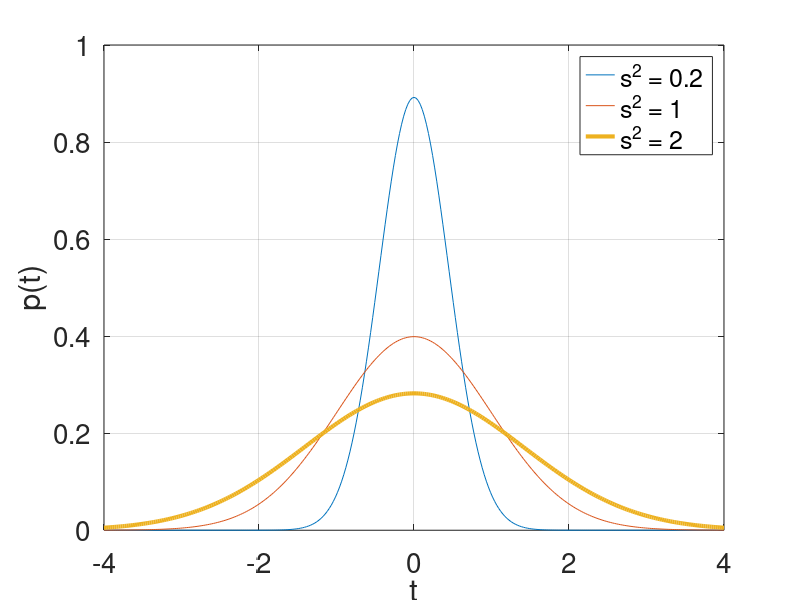

MATLAB code to generate this figure: (Note: this script raises an error after producing the figure.)
%% Plots_1D.m
% This script generates and saves the plots used in the one-dimensional
% experiments. The plots are saved as .eps files in the Figures folder.
%
% Companion files: testFunction.m, GaussianBlur_1D.m, convPeriodic_1D.m
% 
%% Gaussian Distributions
% This section generates one plot called GaussianDistributions.eps showing
% three Gaussian distributions centered at the origin for different 
% variances.

clear

t = linspace(-4,4,301);
s2 = [1/5,1,2]; % Variances
f = @(t,s2) (1/sqrt(2*pi*s2))*exp(-(t.^2)/(2*s2));   % Gaussian PDF

figure('units','normalized','outerposition',[0 0 1 1])

plot(t,f(t,s2(1)),t,f(t,s2(2)),t,f(t,s2(3)),'Linewidth',3)
grid on
legend({['s^2 = ' num2str(s2(1))],['s^2 = ' num2str(s2(2))],...
    ['s^2 = ' num2str(s2(3))]},'Location','Northeast')
axis([t(1) t(end) 0 1])
xlabel('t')
ylabel('p(t)')
set(gca,'Fontsize',20)
% print('Figures\GaussianDistributions','-depsc')

%% Comparison of Gaussian PSF spectra
% This section generates one plot illustrating the relationship between the
% width of Gaussian PSF's and their spectra.

width = [50, 100, 200];
H = zeros(length(width),N);
H_tilde = H;
for j = 1:length(width)
    [~,H(j,:)] = GaussianBlur_1D(t,f,width(j));
    H_tilde(j,:) = sort(abs(fftshift(fft(H(j,:)))),'descend');
end

figure('units','normalized','outerposition',[0 0 1 1])
subplot(1,2,1)
plot(repmat(t,length(width),1)',H','Linewidth',1.5)
subplot(1,2,2)
semilogy(repmat(1:N,length(width),1)',(H_tilde(:,1:N))','--',...
    'Linewidth',2)
legend({'Width = 50','Width = 100','Width = 200'})

%% Law of Large Numbers
% This sections generates one plot called LLN_Plot.eps showing the effect
% of vector length on sample variance. This plot demonstrates the Law of
% Large Numbers.

clear

seed = RandStream('mt19937ar','Seed',53);   % Generate random seed
M = 2.^(4:12); % Downsampling resolutions
r = 4096; % Effective numerical rank (2^12)
N = 4096; % Number of points in the finest sampling 
t = linspace(0,1,N+1);
t = t(1:end-1); % Equispaced N-point discretization of the interval [0,1]

% Three test functions:
f1 = testFunction('1D',1);
f2 = testFunction('1D',2);
f3 = testFunction('1D',3);

% Construction of blurred functions g:
width = 50;
[g1,h1] = GaussianBlur_1D(t,f1,width);
[g2,h2] = GaussianBlur_1D(t,f2,width);
[g3,h3] = GaussianBlur_1D(t,f3,width);

SNR = 5;   % Signal-to-noise ratio (SNR)
R = 100; % Number of noise realizations

v1 = (norm(g1)^2)/(N*10^(SNR/10));  % v = variance for specific SNR
noise1 = sqrt(v1)*seed.randn(R,N);  % Creation of noise
v2 = (norm(g2)^2)/(N*10^(SNR/10));  
noise2 = sqrt(v2)*seed.randn(R,N);  
v3 = (norm(g3)^2)/(N*10^(SNR/10));  
noise3 = sqrt(v3)*seed.randn(R,N);  

% Vectors for sample variances:
sv1 = var(noise1,0,2);
sv2 = var(noise2,0,2);
sv3 = var(noise3,0,2);

% Initialization of storage vectors for means of sample variances:
means1 = zeros(R,1);
means2 = means1;
means3 = means1;

% Calculation of means of sample variances:
for j = 1:R
   means1(j) = mean(sv1(1:j));
   means2(j) = mean(sv2(1:j)); 
   means3(j) = mean(sv3(1:j)); 
end

figure('units','normalized','outerposition',[0 0 1 1])

subplot(3,1,1)
plot(1:R,means1,'Linewidth',2)
hold on
axis manual
line = plot(1:R,v1*ones(1,R),'r--','Linewidth',2);
legend(line,['s^2 = ' num2str(v1)],'Location','East')
title('Result for test function #1')
set(gca,'Fontsize',20)

subplot(3,1,2)
plot(1:R,means2,'Linewidth',2)
hold on
axis manual
line = plot(1:R,v2*ones(1,R),'r--','Linewidth',2);
legend(line,['s^2 = ' num2str(v2)],'Location','East')
title('Result for test function #2')
set(gca,'Fontsize',20)

subplot(3,1,3)
plot(1:R,means3,'Linewidth',2)
hold on
axis manual
line = plot(1:R,v3*ones(1,R),'r--','Linewidth',2);
legend(line,['s^2 = ' num2str(v3)],'Location','East')
title('Result for test function #3')
set(gca,'Fontsize',20)

% print('Figures\LLN_Plot','-depsc')

%% Plot functions/data for first noise realization
% This section generates one plot showing the functions (f and g pertaining
% to a given test function) and data (gtilde) for one noise realization.
% The functions/data are loaded in from a workspace generated in
% Experiment_1D.m. The filename of the resulting plot has the form 
% TF(TFnum)wNoise_SNR(SNR)_width(width).eps.

% If the workspace is not loaded yet, load workspace:
% load Experiment_1D.m

y_scale = [-1.5 1.5];
        
figure('units','normalized','outerposition',[0 0 1 1])
plot(t,f,'b',t,g,'m','LineWidth',2)
hold on
plot(t,g_noise,'k.','LineWidth',0.25)
grid on
xlabel('t')
ylim(y_scale)
set(gca,'Fontsize',14)
legend({['Test function #' num2str(TFnum)],'g','g with noise'},...
    'FontSize',18)
% saveas(gcf,['TF' num2str(TFnum) 'wNoise_SNR' num2str(SNR)...
%     '_width' num2str(width) '.eps'],'epsc')

%% Plot of Lambdas and Relative Errors
% This section generates one plot consisting of two box plots. The first
% box plot shows the lambdas obtained by applying the downsampling 
% parameter selection method. The second box plot shows the relative errors
% between the test function and the regularized solutions across 
% downsampling resolutions. 

% If the workspace is not loaded yet, load workspace:
% load Experiment_1D.m

figure('units','normalized','outerposition',[0 0 1 1])  % Full screen
subplot(1,2,1)
boxplot(upre_lambda,M)
xlabel('n')
ylabel('Lambda')
set(gca, 'FontSize',12)
subplot(1,2,2)
boxplot(upre_err,M)
xlabel('n')
ylabel('Relative error')
set(gca,'FontSize',12)
% saveas(gcf,['TF' num2str(caseno) '_BothBoxes_SNR' num2str(SNR) '_radius'...
%     num2str(radius) '_R' num2str(R) '.eps'],'epsc')   % Save file

%% Plot of Lambdas
% This section generates one box plot of the lambdas obtained by applying 
% the downsampling parameter selection method.

% If the workspace is not loaded yet, load workspace:
% load Experiment_1D.m

figure('units','normalized','outerposition',[0 0 1 1])
boxplot(upre_lambda,M)
% title(['UPRE lambdas across resolutions (' num2str(R)...
%     ' realizations)'],'Fontsize',24)
xlabel('Downsampling resolutions (n)')
ylabel('Lambda')
set(gca, 'FontSize',12)
% saveas(gcf,['TF' num2str(caseno) '_Lambdas_SNR' num2str(SNR) '_radius'...
%     num2str(radius) '_R' num2str(R) '.eps'],'epsc')   % Save file

%% Plot of Errors
% This section generates one box plot of the relative errors between the
% test function and the regularized solutions across downsampling
% resolutions.

% If the workspace is not loaded yet, load workspace:
% load Experiment_1D.m

figure('units','normalized','outerposition',[0 0 1 1])
boxplot(upre_err,M)
% title(['Relative erros across resolutions (' num2str(R)...
%     ' realizations)'],'Fontsize',24)
xlabel('Downsampling resolutions (n)')
ylabel('Relative error')
set(gca,'FontSize',12)
% saveas(gcf,['TF' num2str(caseno) '_RelErrors_SNR' num2str(SNR) '_radius'...
%     num2str(radius) '_R' num2str(R) '.eps'],'epsc')   % Save file

%% Plot of Regularized Solutions
% This section generates one plot of the regularized solutions obtained by
% applying the downsampling parameter selection method.

% If the workspace is not loaded yet, load workspace:
% load Experiment_1D.m

figure('units','normalized','outerposition',[0 0 1 1])
plot(repmat(t,length(M),1)',upre_regf','-')   % Transpose for the sake of plotting
hold on
plot(t,f,'k','Linewidth',1.5)   % Original function f
% title(['Regularized solutions across resolutions using the UPRE method (radius = '...
%             num2str(radius) ', SNR = ' num2str(SNR) ')'],'FontSize',24)
legend({'N = 16','N = 32','N = 64','N = 128','N = 256','N = 512',...
    'N = 1024','N = 2048','N = 4098','Original f'},'Location',...
    'Southwest','Fontsize',18)
